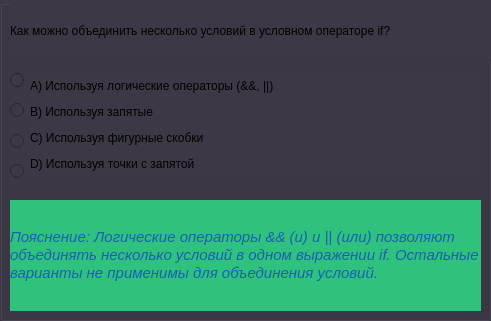
  <widget class="QGroupBox" name="group_second">
   <property name="geometry">
    <rect>
     <x>480</x>
     <y>50</y>
     <width>491</width>
     <height>321</height>
    </rect>
   </property>
   <property name="styleSheet">
    <string notr="true">background-color: rgb(61, 56, 70);</string>
   </property>
   <property name="title">
    <string/>
   </property>
   <widget class="QLabel" name="second_q">
    <property name="geometry">
     <rect>
      <x>10</x>
      <y>0</y>
      <width>481</width>
      <height>61</height>
     </rect>
    </property>
    <property name="text">
     <string>&lt;html&gt;&lt;head/&gt;&lt;body&gt;&lt;p&gt;Какой из следующих операторов является пустым оператором?&lt;/p&gt;&lt;/body&gt;&lt;/html&gt;</string>
    </property>
   </widget>
   <widget class="QLabel" name="six_q">
    <property name="geometry">
     <rect>
      <x>10</x>
      <y>0</y>
      <width>471</width>
      <height>61</height>
     </rect>
    </property>
    <property name="text">
     <string>&lt;html&gt;&lt;head/&gt;&lt;body&gt;&lt;p&gt;Каковы ограничения на переменные, описанные в блоке условного&lt;/p&gt;&lt;p&gt; оператора?&lt;/p&gt;&lt;/body&gt;&lt;/html&gt;</string>
    </property>
   </widget>
   <widget class="QLabel" name="eighth_q">
    <property name="geometry">
     <rect>
      <x>10</x>
      <y>0</y>
      <width>481</width>
      <height>61</height>
     </rect>
    </property>
    <property name="text">
     <string>Как можно объединить несколько условий в условном операторе if?</string>
    </property>
   </widget>
   <widget class="QLabel" name="fourth_q">
    <property name="geometry">
     <rect>
      <x>10</x>
      <y>0</y>
      <width>471</width>
      <height>61</height>
     </rect>
    </property>
    <property name="text">
     <string>&lt;html&gt;&lt;head/&gt;&lt;body&gt;&lt;p&gt;Что происходит, если выражение в условном операторе if равно &lt;/p&gt;&lt;p&gt;нулю?&lt;/p&gt;&lt;/body&gt;&lt;/html&gt;</string>
    </property>
   </widget>
   <widget class="QLabel" name="second_ans">
    <property name="geometry">
     <rect>
      <x>30</x>
      <y>70</y>
      <width>381</width>
      <height>111</height>
     </rect>
    </property>
    <property name="text">
     <string>&lt;html&gt;&lt;head/&gt;&lt;body&gt;&lt;p&gt;A) if (a &amp;lt; 0) b = 1;&lt;/p&gt;&lt;p&gt;B) ;&lt;/p&gt;&lt;p&gt;C) return;&lt;/p&gt;&lt;p&gt;D) while (true) {}&lt;/p&gt;&lt;/body&gt;&lt;/html&gt;</string>
    </property>
   </widget>
   <widget class="QLabel" name="fourth_ans">
    <property name="geometry">
     <rect>
      <x>30</x>
      <y>70</y>
      <width>451</width>
      <height>111</height>
     </rect>
    </property>
    <property name="text">
     <string>&lt;html&gt;&lt;head/&gt;&lt;body&gt;&lt;p&gt;A) Выполняется первый оператор&lt;/p&gt;&lt;p&gt;B) Выполняется второй оператор&lt;/p&gt;&lt;p&gt;C) Программа завершает выполнение&lt;/p&gt;&lt;p&gt;D) Ничего не происходит&lt;/p&gt;&lt;/body&gt;&lt;/html&gt;</string>
    </property>
   </widget>
   <widget class="QLabel" name="eighth_ans">
    <property name="geometry">
     <rect>
      <x>30</x>
      <y>70</y>
      <width>411</width>
      <height>111</height>
     </rect>
    </property>
    <property name="text">
     <string>&lt;html&gt;&lt;head/&gt;&lt;body&gt;&lt;p&gt;A) Используя логические операторы (&amp;amp;&amp;amp;, ||)&lt;/p&gt;&lt;p&gt;B) Используя запятые&lt;/p&gt;&lt;p&gt;C) Используя фигурные скобки&lt;/p&gt;&lt;p&gt;D) Используя точки с запятой&lt;/p&gt;&lt;/body&gt;&lt;/html&gt;</string>
    </property>
   </widget>
   <widget class="QLabel" name="six_ans">
    <property name="geometry">
     <rect>
      <x>30</x>
      <y>70</y>
      <width>441</width>
      <height>111</height>
     </rect>
    </property>
    <property name="text">
     <string>&lt;html&gt;&lt;head/&gt;&lt;body&gt;&lt;p&gt;A) Они доступны только в пределах блока&lt;/p&gt;&lt;p&gt;B) Они доступны во всей функции&lt;/p&gt;&lt;p&gt;C) Они доступны во всей программе&lt;/p&gt;&lt;p&gt;D) Они доступны в следующем блоке&lt;/p&gt;&lt;/body&gt;&lt;/html&gt;</string>
    </property>
   </widget>
   <widget class="QRadioButton" name="Answer_A_2">
    <property name="geometry">
     <rect>
      <x>10</x>
      <y>70</y>
      <width>20</width>
      <height>20</height>
     </rect>
    </property>
    <property name="styleSheet">
     <string notr="true">color: rgb(224, 27, 36);</string>
    </property>
    <property name="text">
     <string/>
    </property>
   </widget>
   <widget class="QRadioButton" name="Answer_B_2">
    <property name="geometry">
     <rect>
      <x>10</x>
      <y>100</y>
      <width>20</width>
      <height>21</height>
     </rect>
    </property>
    <property name="styleSheet">
     <string notr="true">color: rgb(224, 27, 36);</string>
    </property>
    <property name="text">
     <string/>
    </property>
   </widget>
   <widget class="QRadioButton" name="Answer_C_2">
    <property name="geometry">
     <rect>
      <x>10</x>
      <y>131</y>
      <width>20</width>
      <height>20</height>
     </rect>
    </property>
    <property name="styleSheet">
     <string notr="true">color: rgb(224, 27, 36);</string>
    </property>
    <property name="text">
     <string/>
    </property>
   </widget>
   <widget class="QRadioButton" name="Answer_D_2">
    <property name="geometry">
     <rect>
      <x>10</x>
      <y>161</y>
      <width>21</width>
      <height>20</height>
     </rect>
    </property>
    <property name="styleSheet">
     <string notr="true">color: rgb(224, 27, 36);</string>
    </property>
    <property name="text">
     <string/>
    </property>
   </widget>
   <widget class="QLabel" name="sec_poyas">
    <property name="geometry">
     <rect>
      <x>10</x>
      <y>200</y>
      <width>471</width>
      <height>111</height>
     </rect>
    </property>
    <property name="styleSheet">
     <string notr="true">background-color: rgb(46, 194, 126);
color: rgb(26, 95, 180);</string>
    </property>
    <property name="text">
     <string>&lt;!DOCTYPE HTML PUBLIC &quot;-//W3C//DTD HTML 4.0//EN&quot; &quot;http://www.w3.org/TR/REC-html40/strict.dtd&quot;&gt;
&lt;html&gt;&lt;head&gt;&lt;meta name=&quot;qrichtext&quot; content=&quot;1&quot; /&gt;&lt;meta charset=&quot;utf-8&quot; /&gt;&lt;style type=&quot;text/css&quot;&gt;
p, li { white-space: pre-wrap; }
hr { height: 1px; border-width: 0; }
li.unchecked::marker { content: &quot;\2610&quot;; }
li.checked::marker { content: &quot;\2612&quot;; }
&lt;/style&gt;&lt;/head&gt;&lt;body style=&quot; font-family:'Cantarell'; font-size:11pt; font-weight:400; font-style:normal;&quot;&gt;
&lt;p style=&quot; margin-top:0px; margin-bottom:0px; margin-left:0px; margin-right:0px; -qt-block-indent:0; text-indent:0px;&quot;&gt;&lt;span style=&quot; font-style:italic;&quot;&gt;Пояснение: Пустой оператор — это оператор, который ничего не &lt;/span&gt;&lt;/p&gt;
&lt;p style=&quot; margin-top:0px; margin-bottom:0px; margin-left:0px; margin-right:0px; -qt-block-indent:0; text-indent:0px;&quot;&gt;&lt;span style=&quot; font-style:italic;&quot;&gt;делает. Вариант B (;) является пустым оператором. Остальные &lt;/span&gt;&lt;/p&gt;
&lt;p style=&quot; margin-top:0px; margin-bottom:0px; margin-left:0px; margin-right:0px; -qt-block-indent:0; text-indent:0px;&quot;&gt;&lt;span style=&quot; font-style:italic;&quot;&gt;варианты cодержат действия (например, присваивание или циклы).&lt;/span&gt;&lt;/p&gt;&lt;/body&gt;&lt;/html&gt;</string>
    </property>
   </widget>
   <widget class="QLabel" name="fourth_poyas">
    <property name="geometry">
     <rect>
      <x>10</x>
      <y>200</y>
      <width>471</width>
      <height>111</height>
     </rect>
    </property>
    <property name="styleSheet">
     <string notr="true">background-color: rgb(46, 194, 126);
color: rgb(26, 95, 180);</string>
    </property>
    <property name="text">
     <string>&lt;!DOCTYPE HTML PUBLIC &quot;-//W3C//DTD HTML 4.0//EN&quot; &quot;http://www.w3.org/TR/REC-html40/strict.dtd&quot;&gt;
&lt;html&gt;&lt;head&gt;&lt;meta name=&quot;qrichtext&quot; content=&quot;1&quot; /&gt;&lt;meta charset=&quot;utf-8&quot; /&gt;&lt;style type=&quot;text/css&quot;&gt;
p, li { white-space: pre-wrap; }
hr { height: 1px; border-width: 0; }
li.unchecked::marker { content: &quot;\2610&quot;; }
li.checked::marker { content: &quot;\2612&quot;; }
&lt;/style&gt;&lt;/head&gt;&lt;body style=&quot; font-family:'Cantarell'; font-size:11pt; font-weight:400; font-style:normal;&quot;&gt;
&lt;p style=&quot; margin-top:0px; margin-bottom:0px; margin-left:0px; margin-right:0px; -qt-block-indent:0; text-indent:0px;&quot;&gt;&lt;span style=&quot; font-style:italic;&quot;&gt;Пояснение: В C++ любое ненулевое значение рассматривается как &lt;/span&gt;&lt;/p&gt;
&lt;p style=&quot; margin-top:0px; margin-bottom:0px; margin-left:0px; margin-right:0px; -qt-block-indent:0; text-indent:0px;&quot;&gt;&lt;span style=&quot; font-style:italic;&quot;&gt;истинное (true), а ноль — как ложное (false). Если выражение &lt;/span&gt;&lt;/p&gt;
&lt;p style=&quot; margin-top:0px; margin-bottom:0px; margin-left:0px; margin-right:0px; -qt-block-indent:0; text-indent:0px;&quot;&gt;&lt;span style=&quot; font-style:italic;&quot;&gt;равно нулю, выполняется оператор, связанный с else, если он есть.&lt;/span&gt;&lt;/p&gt;&lt;/body&gt;&lt;/html&gt;</string>
    </property>
   </widget>
   <widget class="QLabel" name="six_poyas">
    <property name="geometry">
     <rect>
      <x>10</x>
      <y>200</y>
      <width>471</width>
      <height>111</height>
     </rect>
    </property>
    <property name="styleSheet">
     <string notr="true">background-color: rgb(46, 194, 126);
color: rgb(26, 95, 180);</string>
    </property>
    <property name="text">
     <string>&lt;!DOCTYPE HTML PUBLIC &quot;-//W3C//DTD HTML 4.0//EN&quot; &quot;http://www.w3.org/TR/REC-html40/strict.dtd&quot;&gt;
&lt;html&gt;&lt;head&gt;&lt;meta name=&quot;qrichtext&quot; content=&quot;1&quot; /&gt;&lt;meta charset=&quot;utf-8&quot; /&gt;&lt;style type=&quot;text/css&quot;&gt;
p, li { white-space: pre-wrap; }
hr { height: 1px; border-width: 0; }
li.unchecked::marker { content: &quot;\2610&quot;; }
li.checked::marker { content: &quot;\2612&quot;; }
&lt;/style&gt;&lt;/head&gt;&lt;body style=&quot; font-family:'Cantarell'; font-size:11pt; font-weight:400; font-style:normal;&quot;&gt;
&lt;p style=&quot; margin-top:0px; margin-bottom:0px; margin-left:0px; margin-right:0px; -qt-block-indent:0; text-indent:0px;&quot;&gt;&lt;span style=&quot; font-style:italic;&quot;&gt;Пояснение: Переменные, объявленные внутри блока (в фигурных &lt;/span&gt;&lt;/p&gt;
&lt;p style=&quot; margin-top:0px; margin-bottom:0px; margin-left:0px; margin-right:0px; -qt-block-indent:0; text-indent:0px;&quot;&gt;&lt;span style=&quot; font-style:italic;&quot;&gt;скобках), имеют область видимости только внутри этого блока. &lt;/span&gt;&lt;/p&gt;
&lt;p style=&quot; margin-top:0px; margin-bottom:0px; margin-left:0px; margin-right:0px; -qt-block-indent:0; text-indent:0px;&quot;&gt;&lt;span style=&quot; font-style:italic;&quot;&gt;Они недоступны вне его.&lt;/span&gt;&lt;/p&gt;&lt;/body&gt;&lt;/html&gt;</string>
    </property>
   </widget>
   <widget class="QLabel" name="eight_poyas">
    <property name="geometry">
     <rect>
      <x>10</x>
      <y>200</y>
      <width>471</width>
      <height>111</height>
     </rect>
    </property>
    <property name="styleSheet">
     <string notr="true">background-color: rgb(46, 194, 126);
color: rgb(26, 95, 180);</string>
    </property>
    <property name="text">
     <string>&lt;!DOCTYPE HTML PUBLIC &quot;-//W3C//DTD HTML 4.0//EN&quot; &quot;http://www.w3.org/TR/REC-html40/strict.dtd&quot;&gt;
&lt;html&gt;&lt;head&gt;&lt;meta name=&quot;qrichtext&quot; content=&quot;1&quot; /&gt;&lt;meta charset=&quot;utf-8&quot; /&gt;&lt;style type=&quot;text/css&quot;&gt;
p, li { white-space: pre-wrap; }
hr { height: 1px; border-width: 0; }
li.unchecked::marker { content: &quot;\2610&quot;; }
li.checked::marker { content: &quot;\2612&quot;; }
&lt;/style&gt;&lt;/head&gt;&lt;body style=&quot; font-family:'Cantarell'; font-size:11pt; font-weight:400; font-style:normal;&quot;&gt;
&lt;p style=&quot; margin-top:0px; margin-bottom:0px; margin-left:0px; margin-right:0px; -qt-block-indent:0; text-indent:0px;&quot;&gt;&lt;span style=&quot; font-style:italic;&quot;&gt;Пояснение: Логические операторы &amp;amp;&amp;amp; (и) и || (или) позволяют &lt;/span&gt;&lt;/p&gt;
&lt;p style=&quot; margin-top:0px; margin-bottom:0px; margin-left:0px; margin-right:0px; -qt-block-indent:0; text-indent:0px;&quot;&gt;&lt;span style=&quot; font-style:italic;&quot;&gt;объединять несколько условий в одном выражении if. Остальные &lt;/span&gt;&lt;/p&gt;
&lt;p style=&quot; margin-top:0px; margin-bottom:0px; margin-left:0px; margin-right:0px; -qt-block-indent:0; text-indent:0px;&quot;&gt;&lt;span style=&quot; font-style:italic;&quot;&gt;варианты не применимы для объединения условий.&lt;/span&gt;&lt;/p&gt;&lt;/body&gt;&lt;/html&gt;</string>
    </property>
   </widget>
   <zorder>Answer_A_2</zorder>
   <zorder>Answer_B_2</zorder>
   <zorder>Answer_C_2</zorder>
   <zorder>Answer_D_2</zorder>
   <zorder>second_q</zorder>
   <zorder>second_ans</zorder>
   <zorder>fourth_ans</zorder>
   <zorder>fourth_q</zorder>
   <zorder>six_ans</zorder>
   <zorder>six_q</zorder>
   <zorder>eighth_ans</zorder>
   <zorder>eighth_q</zorder>
   <zorder>six_poyas</zorder>
   <zorder>sec_poyas</zorder>
   <zorder>fourth_poyas</zorder>
   <zorder>eight_poyas</zorder>
  </widget>
